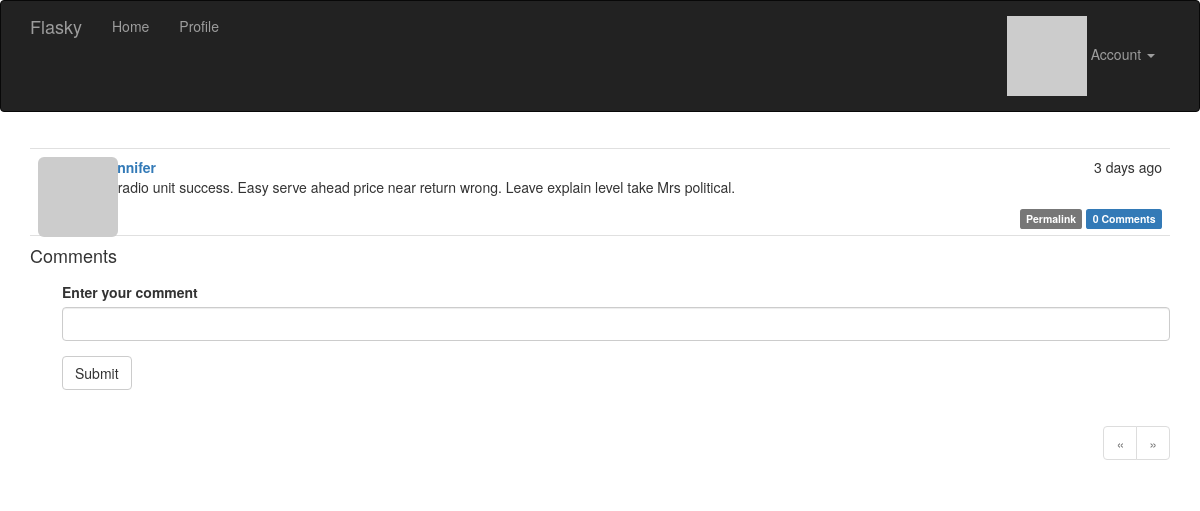
Screenshot of /post/23 (signed in) with the database file from the repository.
### app/models.py (models this page shows, shortened)
class Post(db.Model):
    __tablename__ = 'posts'
    id = db.Column(db.Integer, primary_key=True)
    body = db.Column(db.Text)
    body_html = db.Column(db.Text)
    timestamp = db.Column(db.DateTime, index=True, default=datetime.utcnow)
    author_id = db.Column(db.Integer, db.ForeignKey('users.id'))
    comments = db.relationship('Comment', backref='post', lazy='dynamic')

class User(db.Model, UserMixin):
    __tablename__ = 'users'
    id = db.Column(db.Integer, primary_key=True)    # 用户id
    email = db.Column(db.String(64), unique=True, index=True)   # email地址
    username = db.Column(db.String(64), unique=True, index=True)    # 用户名
    password_hash = db.Column(db.String(128))   # 散列的密码
    role_id = db.Column(db.Integer, db.ForeignKey('roles.id'))  # 角色id
    confirmed = db.Column(db.Boolean, default=False)    # 是否确认邮箱
    name = db.Column(db.String(64))     # 真实姓名
    location = db.Column(db.String(64))     # 所在地
    about_me = db.Column(db.Text())     # 自我介绍
    member_since = db.Column(db.DateTime(), default=datetime.utcnow)    # 注册时间
    last_seen = db.Column(db.DateTime(), default=datetime.utcnow)   # 上次登录时间
    avatar_hash = db.Column(db.String(32))      # 用于存储用户邮箱地址的hash值 便于获取头像
    posts = db.relationship('Post', backref='author', lazy='dynamic')
    followed = db.relationship('Follow',
                               foreign_keys=[Follow.follower_id],
                               backref=db.backref('follower', lazy='joined'),
                               lazy='dynamic',
                               cascade='all, delete-orphan')
    followers = db.relationship('Follow',
                                foreign_keys=[Follow.followed_id],
                                backref=db.backref('followed', lazy='joined'),
                                lazy='dynamic',
                                cascade='all, delete-orphan')
    comments = db.relationship('Comment', backref='author', lazy='dynamic')
    @property
    def password(self):
        raise AttributeError('password is not a readable attribute')
    def can(self, permissions):
        return self.role is not None and (self.role.permissions & permissions) == permissions   # 做与操作即可判断
    def is_administrator(self):
        return self.can(Permission.ADMINISTER)
    def ping(self):
        self.last_seen = datetime.utcnow()
        db.session.add(self)
    def gravatar(self, size=100, default='identicon', rating='g'):
        if request.is_secure:
            url = 'https://secure.gravatar.com/avatar'
        else:
            url = 'https://www.gravatar.com/avatar'
        hash = self.avatar_hash or self.gravatar_hash()
        return '{url}/{hash}?s={size}&d={default}&r={rating}'.format(
            url=url, hash=hash, size=size, default=default, rating=rating)

### app/main/views.py (the view, shortened to what this page needs)
@main.route('/post/<int:id>', methods=['GET', 'POST'])
def post(id):
    post = Post.query.get_or_404(id)
    form = CommentForm()
    page = request.args.get('page', 1, type=int)
    if page == -1:
        page = (post.comments.count() - 1) // \
            current_app.config['FLASKY_COMMENTS_PER_PAGE'] + 1
    pagination = post.comments.order_by(Comment.timestamp.asc()).paginate(
        page, per_page=current_app.config['FLASKY_COMMENTS_PER_PAGE'], error_out=False)
    comments = pagination.items
    return render_template('post.html', posts=[post], form=form, comments=comments, pagination=pagination)

### app/main/forms.py
class CommentForm(FlaskForm):
    body = StringField('Enter your comment', validators=[DataRequired()])
    submit = SubmitField('Submit')

### app/auth/views.py (called while the page is built)
@auth.before_app_request
def before_request():
    if current_user.is_authenticated:
        current_user.ping()     # 在每个用户登录时获取登录时间
        if not current_user.confirmed \
                and request.endpoint \
                and request.blueprint != 'auth' \
                and request.endpoint != 'static':
            return redirect(url_for('auth.unconfirmed'))

### app/main/__init__.py (called while the page is built)
@main.app_context_processor
def inject_permissions():
    return dict(Permission=Permission)

### app/models.py (called while the page is built)
@login_manager.user_loader
def load_user(user_id):
    return User.query.get(int(user_id))

### app/templates/post.html (shortened to what this page needs)
{% extends "base.html" %}
{% import "bootstrap/wtf.html" as wtf %}
{% import "_macros.html" as macros %}
{% block page_content %}
    {% include '_post.html' %}
    <h4 id="comments">Comments</h4>
    {% if current_user.can(Permission.COMMENT) %}
    <div class="comment-form">
        {{ wtf.quick_form(form) }}
    </div>
    {% endif %}
    {% if pagination %}
    <div class="pagination">
        {{ macros.pagination_widget(pagination, '.post', fragment='#comments', id=posts[0].id) }}
    </div>
    {% endif %}
{% endblock %}

### app/templates/_post.html (shortened to what this page needs)
<ul class="posts">
    {% for post in posts %}
    <li class="post">
        <div class="post-thumbnail">
            <a href="{{ url_for('.user', username=post.author.username) }}">
                <img class="img-rounded profile-thumbnail" src="{{ post.author.gravatar(size=40) }}">
            </a>
        </div>
        <div class="post-content">
            <div class="post-date">{{ moment(post.timestamp).fromNow() }}</div>
            <div class="post-author"><a href="{{ url_for('.user', username=post.author.username) }}">{{ post.author.username }}</a></div>
            <div class="post-body">
                {% if post.body_html %}
                    {{ post.body_html | safe }}
                {% else %}
                    {{ post.body }}
                {% endif %}
            </div>
            <div class="post-footer">
                <a href="{{ url_for('.post', id=post.id) }}">
                    <span class="label label-default">Permalink</span>
                </a>
                <a href="{{ url_for('.post', id=post.id) }}#comments">
                    <span class="label label-primary">{{ post.comments.count() }} Comments</span>
                </a>
            </div>
        </div>
    </li>
    {% endfor %}
</ul>

### app/static/styles.css (style rules this page uses)
.profile-thumbnail { position: absolute; }
ul.posts { list-style-type: none; padding: 0px; margin: 16px 0px 0px 0px; border-top: 1px solid #e0e0e0; }
ul.posts li.post { padding: 8px; border-bottom: 1px solid #e0e0e0; }
div.post-date { float: right; }
div.post-author { font-weight: bold; }
div.post-thumbnail { position: absolute; }
div.post-content { margin-left: 48px; min-height: 48px; }
div.post-footer { text-align: right; }
div.comment-form { margin: 16px 0px 16px 32px; }
div.pagination { width: 100%; text-align: right; padding: 0px; margin: 0px; }

### rows the page displays
Post: timestamp "3 days ago", author.username "leejennifer", body_html "New radio unit success. Easy serve ahead price near return wrong. Leave explain level take Mrs political.", comments.count "0"
